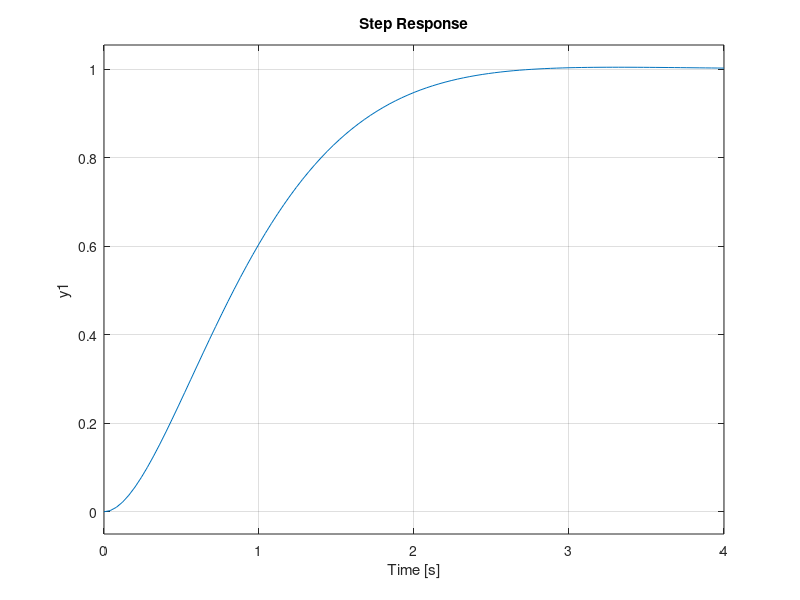
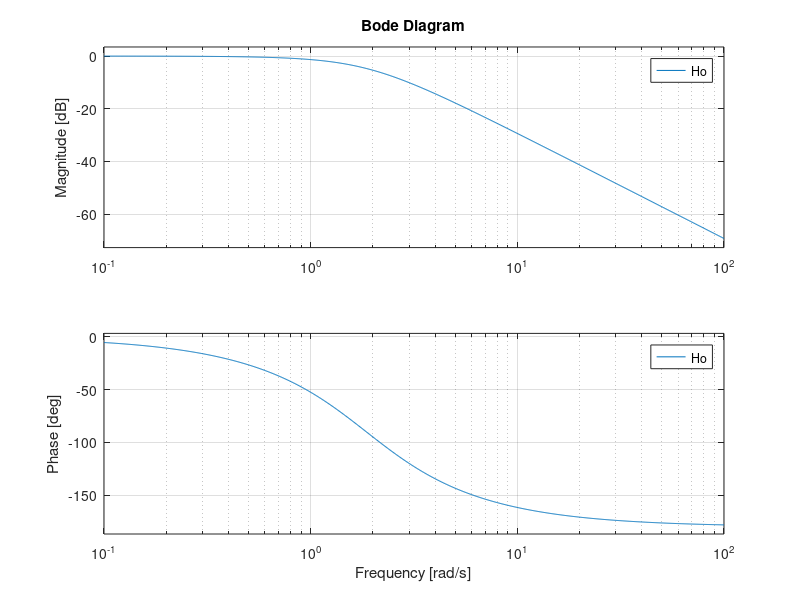

Recreate these plots in MATLAB, in order.
suprareglaj = 0.005;
tita = -log(suprareglaj)/sqrt(log(suprareglaj)^2+pi^2)
tr = 2.5;
wn = 4/tr/tita
cv = wn/2/tita
dwb = wn*sqrt(1-2*tita+sqrt(2-4*tita^2+4*tita^4))
kf = 2;
Tf = 2;
Hi = tf([Tf,1],[1/2/tita/wn,1])
kp = wn/2/tita/kf
Hc = kp * Hi
Ho = tf(wn^2,[1,2*tita*wn,wn^2])
step(Ho)
figure(),bode(Ho)
